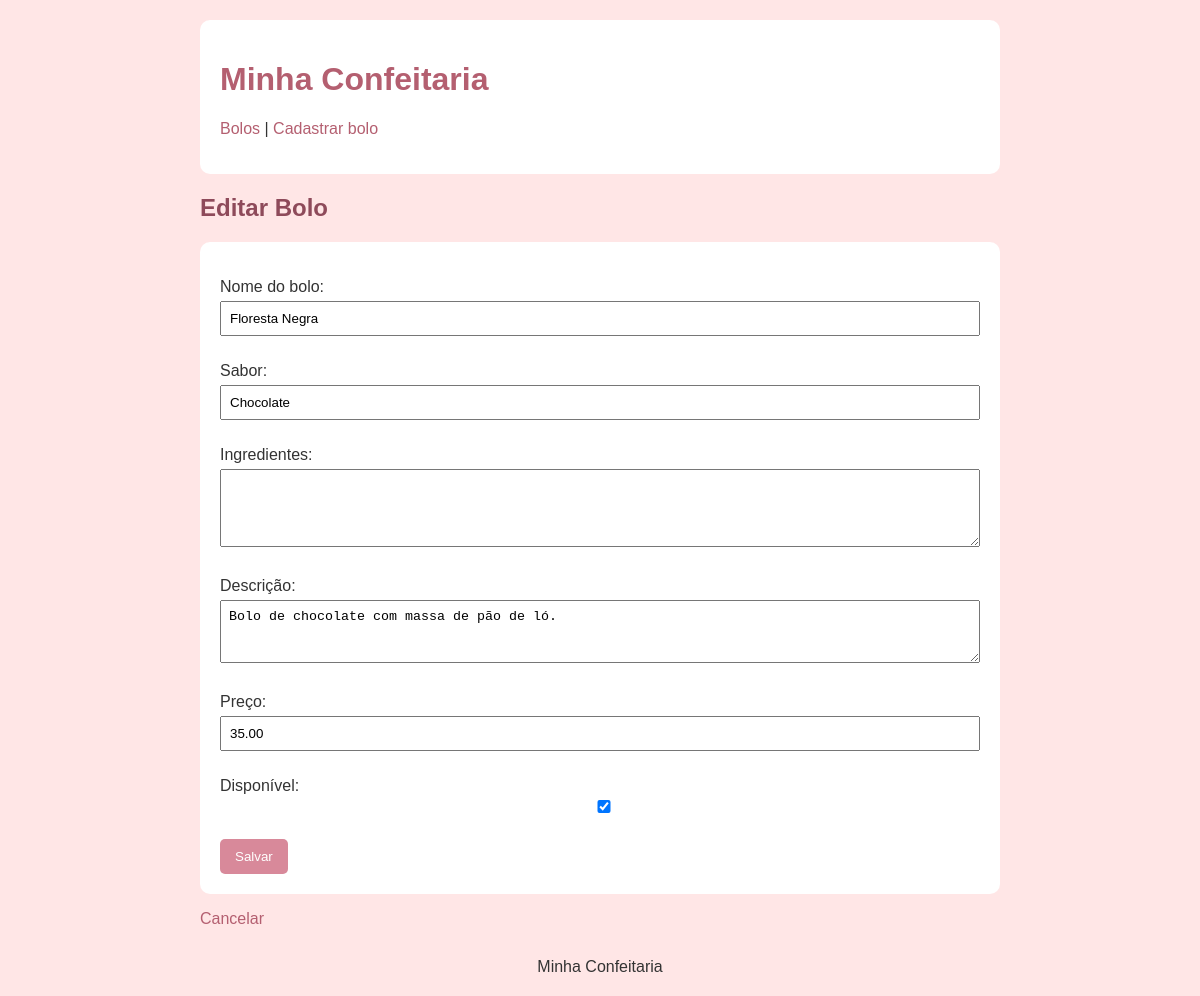
The app's page /catalogo/bolos/1/editar/ with its own data.
### catalogo/models.py (models this page shows, shortened)
class Bolo(models.Model):
    nome = models.CharField(max_length=255)
    sabor = models.CharField(max_length=100)
    ingredientes = models.TextField(default='')
    descricao = models.TextField(blank=True, null=True)
    preco = models.DecimalField(max_digits=6, decimal_places=2)
    disponivel = models.BooleanField(default=True)
    data_cadastro = models.DateTimeField(auto_now_add=True)

### catalogo/views.py (the view)
# urls.py: path('bolos/<int:pk>/editar/', views.editar_bolo, name='editar_bolo'),
def editar_bolo(request, pk):
    bolo = get_object_or_404(Bolo, pk=pk)
    if request.method == 'POST':
        form = BoloForm(request.POST, instance=bolo)
        if form.is_valid():
            form.save()
            return redirect('catalogo:detalhe_bolo', pk=bolo.pk)
    else:
        form = BoloForm(instance=bolo)
    return render(request, 'catalogo/bolo_form.html', {'form': form, 'titulo': 'Editar Bolo', 'bolo': bolo})

### catalogo/forms.py
class BoloForm(forms.ModelForm):
    class Meta:
        model = Bolo
        fields = ['nome', 'sabor', 'ingredientes', 'descricao', 'preco', 'disponivel']
        labels = {
            'nome': 'Nome do bolo',
            'sabor': 'Sabor',
            'ingredientes': 'Ingredientes',
            'descricao': 'Descrição',
            'preco': 'Preço',
            'disponivel': 'Disponível',
        }
        widgets = {
            'ingredientes': forms.Textarea(attrs={'rows': 4}),
            'descricao': forms.Textarea(attrs={'rows': 3}),
        }

### catalogo/templates/catalogo/bolo_form.html (shortened to what this page needs)
{% extends 'catalogo/base.html' %}
{% block content %}
<h2>{{ titulo }}</h2>
<form method="POST">
    {{ form.as_p }}
    <button class="botao" type="submit">Salvar</button>
</form>
{% if bolo %}
    <p><a href="{% url 'catalogo:detalhe_bolo' bolo.pk %}">Cancelar</a></p>
{% else %}
    <p><a href="{% url 'catalogo:lista_bolos' %}">Cancelar</a></p>
{% endif %}
{% endblock %}

### catalogo/static/catalogo/style.css (style rules this page uses)
body { font-family: Arial, sans-serif; background-color: #ffe6e6; color: #333; max-width: 800px; margin: 0 auto; padding: 20px; }
h1, h2 { color: #8e4a5a; }
a { color: #b45f70; text-decoration: none; }
.botao { display: inline-block; background-color: #d8899a; color: white; padding: 10px 15px; border: none; border-radius: 5px; cursor: pointer; text-decoration: none; margin-right: 5px; }
form { background-color: white; padding: 20px; border-radius: 10px; }
input, textarea, select { width: 100%; padding: 8px; margin-top: 5px; margin-bottom: 10px; box-sizing: border-box; }

### records on screen
Bolo: nome "Floresta Negra", sabor "Chocolate", descricao "Bolo de chocolate com massa de pão de ló.", preco "35.00", disponivel "☑"

### other values on screen
{{ titulo }} "Editar Bolo"
